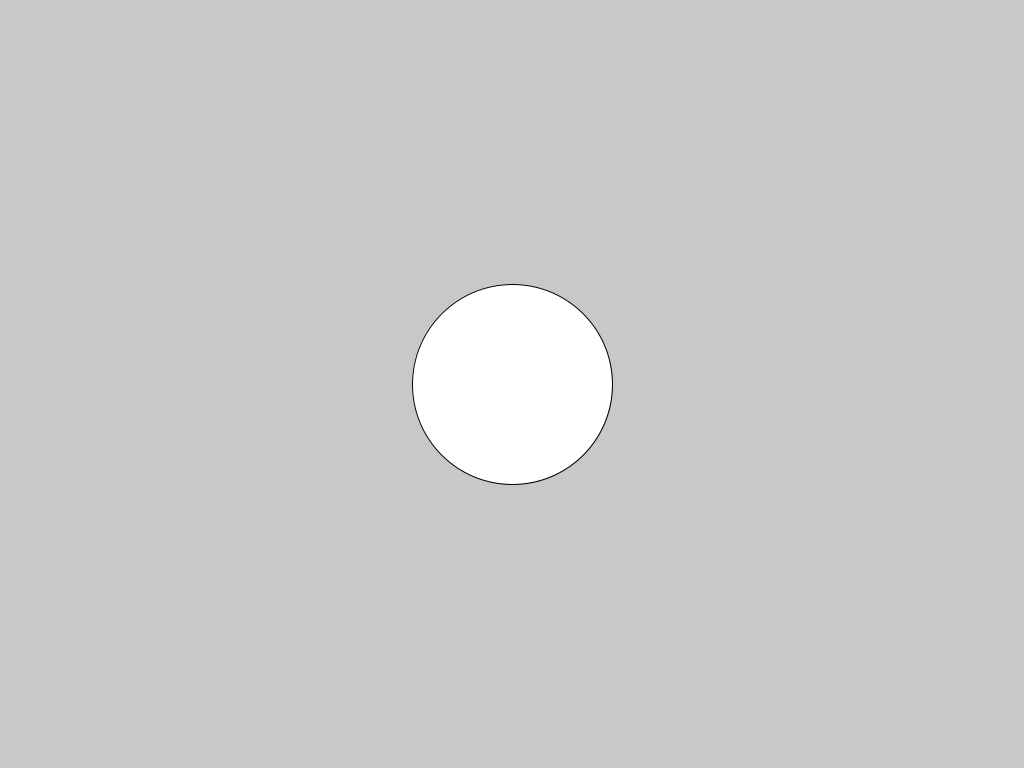
Frame 1 (no input)
Frame 60 (the mouse pressed at the canvas centre just before this capture): identical to frame 1, image omitted
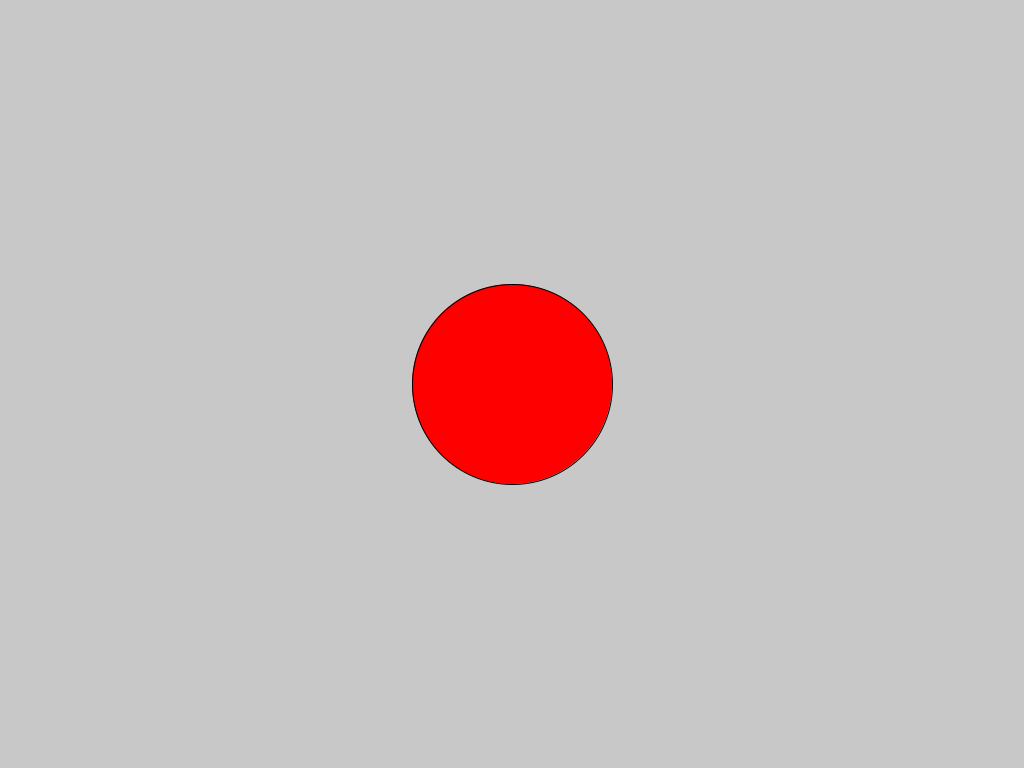
Frame 120 (the mouse held since frame 60 and released just before this capture)

The Processing sketch that drew these frames (run headless with seeded random() and noise(); from frame 60 on, the mouse is pressed at the canvas centre):

// Processing sketch: dist
// ── dist.pde
int mSize=200;

void setup() {
  size(1024,768);
  
}


void draw() {
  background(200);
  fill(255);
  
  float pointerDistance = dist(mouseX,mouseY,width/2,height/2);
  
  if(pointerDistance < mSize/2) {
    fill(255,0,0);
  }
  
  ellipse(width/2,height/2, mSize,mSize);
  
  
  println(pointerDistance);
  
  
}
